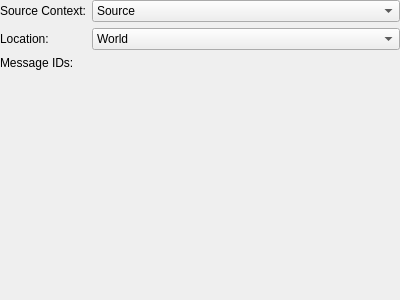
<?xml version="1.0" encoding="UTF-8"?>
<ui version="4.0">
 <class>ActionDisplayMessage</class>
 <widget class="QWidget" name="ActionDisplayMessage">
  <property name="geometry">
   <rect>
    <x>0</x>
    <y>0</y>
    <width>400</width>
    <height>300</height>
   </rect>
  </property>
  <layout class="QVBoxLayout" name="verticalLayout">
   <property name="leftMargin">
    <number>0</number>
   </property>
   <property name="topMargin">
    <number>0</number>
   </property>
   <property name="rightMargin">
    <number>0</number>
   </property>
   <property name="bottomMargin">
    <number>0</number>
   </property>
   <item>
    <layout class="QFormLayout" name="formLayout">
     <property name="fieldGrowthPolicy">
      <enum>QFormLayout::AllNonFixedFieldsGrow</enum>
     </property>
     <item row="0" column="0">
      <widget class="QLabel" name="lblSourceContext">
       <property name="text">
        <string>Source Context:</string>
       </property>
      </widget>
     </item>
     <item row="0" column="1">
      <widget class="QComboBox" name="sourceContext">
       <item>
        <property name="text">
         <string>Source</string>
        </property>
       </item>
       <item>
        <property name="text">
         <string>Party</string>
        </property>
       </item>
       <item>
        <property name="text">
         <string>All</string>
        </property>
       </item>
      </widget>
     </item>
     <item row="1" column="0">
      <widget class="QLabel" name="lblLocation">
       <property name="text">
        <string>Location:</string>
       </property>
      </widget>
     </item>
     <item row="1" column="1">
      <widget class="QComboBox" name="location">
       <item>
        <property name="text">
         <string>World</string>
        </property>
       </item>
       <item>
        <property name="text">
         <string>Channel</string>
        </property>
       </item>
       <item>
        <property name="text">
         <string>Instance</string>
        </property>
       </item>
       <item>
        <property name="text">
         <string>Zone</string>
        </property>
       </item>
      </widget>
     </item>
     <item row="2" column="0">
      <widget class="QLabel" name="lblMessageIDs">
       <property name="text">
        <string>Message IDs:</string>
       </property>
      </widget>
     </item>
     <item row="2" column="1">
      <widget class="ActionIDs" name="messageIDs" native="true"/>
     </item>
    </layout>
   </item>
  </layout>
 </widget>
 <customwidgets>
  <customwidget>
   <class>ActionIDs</class>
   <extends>QWidget</extends>
   <header>ActionIDs.h</header>
   <container>1</container>
  </customwidget>
 </customwidgets>
 <resources/>
 <connections/>
</ui>
